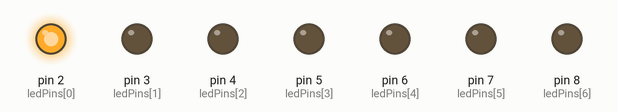
Simulated run of this sketch. Board: Arduino Uno, built with avr-gcc and run on an emulated ATmega328P. Parts: output pins drawn as LEDs (lit = HIGH).

Above: at 0.02 s.
At 0.3 s:
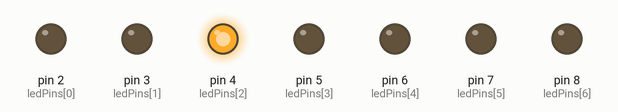
At 0.9 s:
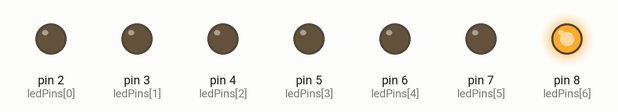
At 1.95 s:
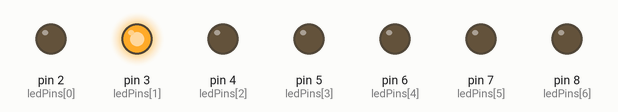
At 3.0 s:
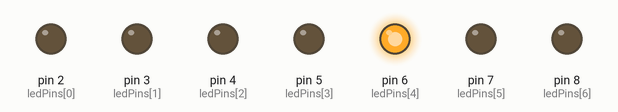
At 4.05 s:
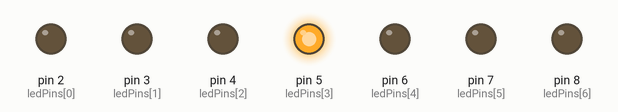
Timing chart, 0 to 4.3 s (numbered marks = the images above):
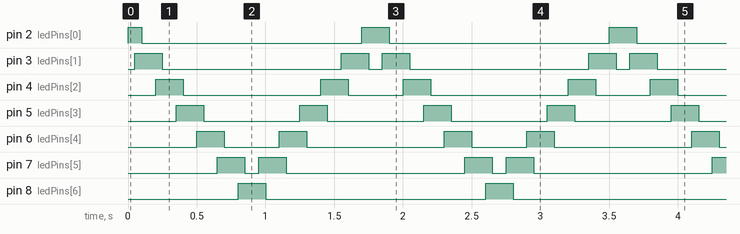

Measured:
- by itself, pin 2 (ledPins[0]): repeats every 1.8 s: LOW 1.6 s, HIGH 0.20 s
- by itself, pin 3 (ledPins[1]): repeats every 1.8 s: LOW 1.3 s, HIGH 0.20 s, LOW 0.10 s, HIGH 0.20 s
- by itself, pin 4 (ledPins[2]): repeats every 1.8 s: LOW 1.0 s, HIGH 0.20 s, LOW 0.40 s, HIGH 0.20 s
- by itself, pin 5 (ledPins[3]): alternates HIGH for 0.20 s and LOW for 0.70 s
- by itself, pin 6 (ledPins[4]): repeats every 1.8 s: LOW 0.40 s, HIGH 0.20 s, LOW 1.0 s, HIGH 0.20 s
- by itself, pin 7 (ledPins[5]): repeats every 1.8 s: LOW 0.10 s, HIGH 0.20 s, LOW 1.3 s, HIGH 0.20 s
- by itself, pin 8 (ledPins[6]): alternates HIGH for 0.20 s and LOW for 1.6 s

The sketch:

DancingLED.ino
```cpp
/*
 * Example of dancing LED
 * Components: 7 LEDs attached to D2~D8 of Arduino Uno/MEGA2560
 * Author:Bruce Chiu
 * Date:2019/07/28
 * Email:boo.chiu@gmail.com
 */
//定義用來控制LED的7個腳位
int ledPins[]={2,3,4,5,6,7,8};
//計算腳位數目
int numPins=sizeof(ledPins)/sizeof(int);
//設定每個LED點亮的時間長度
int wait=50;
void setup()
{ //設定各腳位為輸出
  for(int i=0;i<numPins;i++){
  	pinMode(ledPins[i], OUTPUT);
  }
}

void loop()
{ //從第1支腳依序掃描到最後1支，順序為第N支腳High->第N+1支腳High->第N支腳LOW
  for(int i=0;i<numPins-1;i++){
  	digitalWrite(ledPins[i],HIGH);
    delay(wait);
    digitalWrite(ledPins[i+1],HIGH);
    delay(wait);
    digitalWrite(ledPins[i],LOW);
    delay(wait);
  }
    //從最後1支腳依序掃描到到第一支，順序為第N支腳High->第N-1支腳High->第N支腳LOW
  for(int i=numPins-1;i>0;i--){
  	digitalWrite(ledPins[i],HIGH);
    delay(wait);
    digitalWrite(ledPins[i-1],HIGH);
    delay(wait);
    digitalWrite(ledPins[i],LOW);
    delay(wait);
  }
}
```
